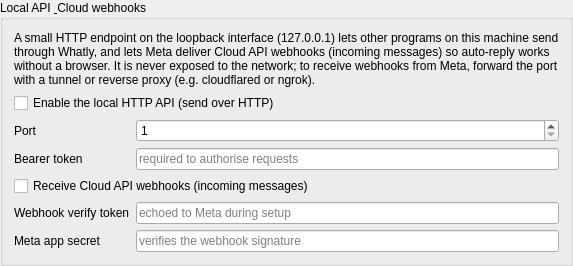
        <widget class="QGroupBox" name="groupBoxLocalApi">
         <property name="title">
          <string>Local API &amp; Cloud webhooks</string>
         </property>
         <layout class="QFormLayout" name="formLayoutLocalApi">
          <item row="0" column="0" colspan="2">
           <widget class="QLabel" name="localApiHintLabel">
            <property name="text">
             <string>A small HTTP endpoint on the loopback interface (127.0.0.1) lets other programs on this machine send through Whatly, and lets Meta deliver Cloud API webhooks (incoming messages) so auto-reply works without a browser. It is never exposed to the network; to receive webhooks from Meta, forward the port with a tunnel or reverse proxy (e.g. cloudflared or ngrok).</string>
            </property>
            <property name="wordWrap">
             <bool>true</bool>
            </property>
           </widget>
          </item>
          <item row="1" column="0" colspan="2">
           <widget class="QCheckBox" name="localApiEnabledCheckBox">
            <property name="text">
             <string>Enable the local HTTP API (send over HTTP)</string>
            </property>
           </widget>
          </item>
          <item row="2" column="0">
           <widget class="QLabel" name="localApiPortLabel">
            <property name="text">
             <string>Port</string>
            </property>
           </widget>
          </item>
          <item row="2" column="1">
           <widget class="QSpinBox" name="localApiPortSpinBox">
            <property name="minimum">
             <number>1</number>
            </property>
            <property name="maximum">
             <number>65535</number>
            </property>
           </widget>
          </item>
          <item row="3" column="0">
           <widget class="QLabel" name="localApiTokenLabel">
            <property name="text">
             <string>Bearer token</string>
            </property>
           </widget>
          </item>
          <item row="3" column="1">
           <widget class="QLineEdit" name="localApiTokenEdit">
            <property name="echoMode">
             <enum>QLineEdit::Password</enum>
            </property>
            <property name="placeholderText">
             <string>required to authorise requests</string>
            </property>
           </widget>
          </item>
          <item row="4" column="0" colspan="2">
           <widget class="QCheckBox" name="webhookEnabledCheckBox">
            <property name="text">
             <string>Receive Cloud API webhooks (incoming messages)</string>
            </property>
           </widget>
          </item>
          <item row="5" column="0">
           <widget class="QLabel" name="webhookVerifyTokenLabel">
            <property name="text">
             <string>Webhook verify token</string>
            </property>
           </widget>
          </item>
          <item row="5" column="1">
           <widget class="QLineEdit" name="webhookVerifyTokenEdit">
            <property name="echoMode">
             <enum>QLineEdit::Password</enum>
            </property>
            <property name="placeholderText">
             <string>echoed to Meta during setup</string>
            </property>
           </widget>
          </item>
          <item row="6" column="0">
           <widget class="QLabel" name="webhookAppSecretLabel">
            <property name="text">
             <string>Meta app secret</string>
            </property>
           </widget>
          </item>
          <item row="6" column="1">
           <widget class="QLineEdit" name="webhookAppSecretEdit">
            <property name="echoMode">
             <enum>QLineEdit::Password</enum>
            </property>
            <property name="placeholderText">
             <string>verifies the webhook signature</string>
            </property>
           </widget>
          </item>
         </layout>
        </widget>
